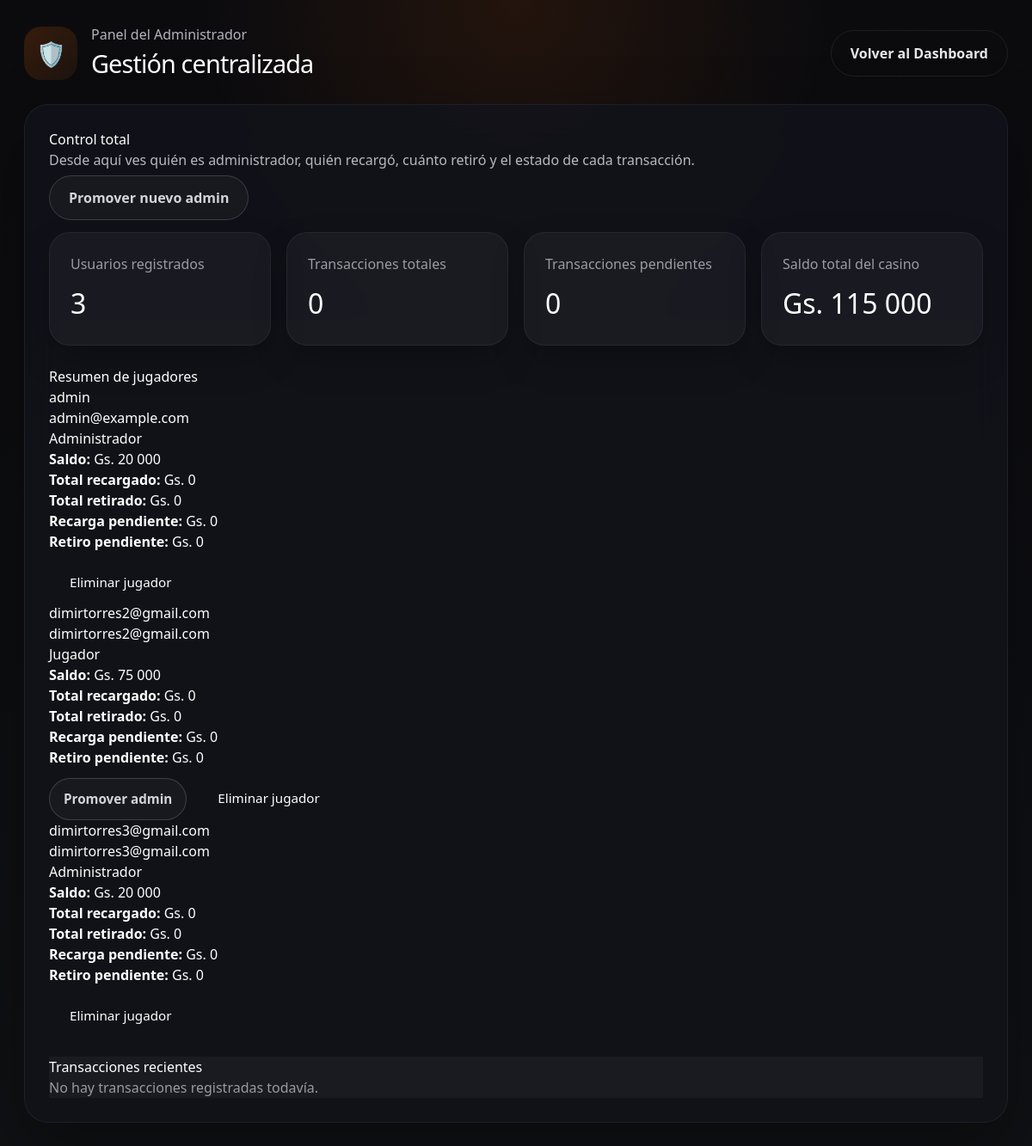
Page /admin-panel/ (signed in) on the earlier database version.
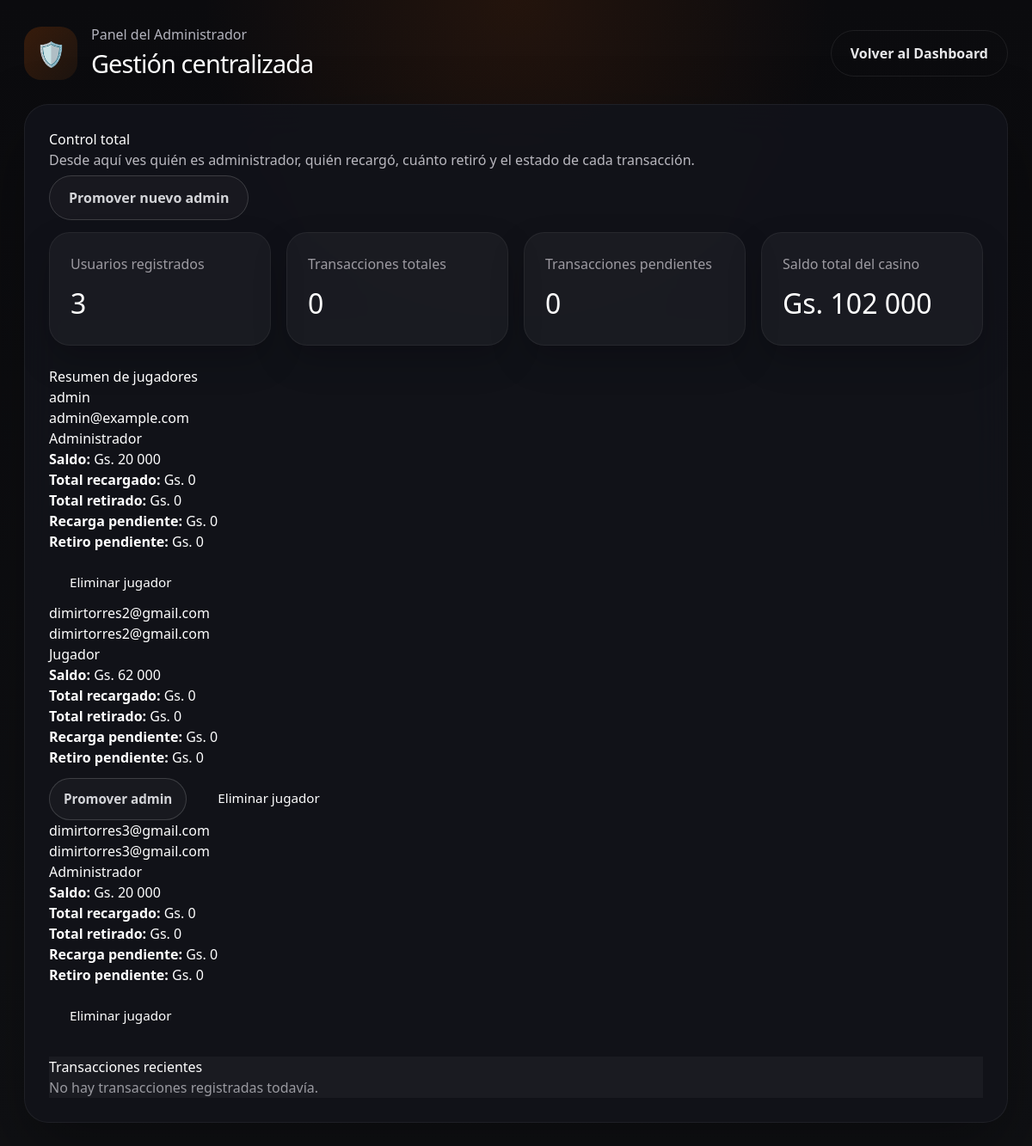
Same page on the later database version.
### casino/models.py (models this page shows)
class Player(AbstractUser):
    nombre = models.CharField(max_length=64, verbose_name=_("Nombres"))
    apellido = models.CharField(max_length=64, verbose_name=_("Apellidos"))
    edad = models.PositiveSmallIntegerField(verbose_name=_("Edad"), validators=[validar_edad_mayoria])
    sexo = models.CharField(max_length=16, choices=[("M", "Masculino"), ("F", "Femenino"), ("O", "Otro")], verbose_name=_("Sexo"))
    estado_civil = models.CharField(
        max_length=24,
        choices=[
            ("soltero", "Soltero"),
            ("casado", "Casado"),
            ("divorciado", "Divorciado"),
            ("viudo", "Viudo"),
            ("union_libre", "Unión libre"),
        ],
        verbose_name=_("Estado Civil"),
    )
    saldo = EncryptedDecimalField(
        max_digits=14,
        decimal_places=0,
        default=20000,
        verbose_name=_("Saldo Disponible (Gs.)"),
        help_text=_("Saldo cifrado en Guaraníes."),
    )
    recibio_regalo = models.BooleanField(
        default=False,
        verbose_name=_("Recibió bono de bienvenida"),
        help_text=_("Marca si el usuario obtuvo el regalo de los primeros registros."),
    )
    slot_play_count = models.PositiveIntegerField(
        default=0,
        verbose_name=_("Jugadas consecutivas de tragamonedas"),
        help_text=_("Contador acumulado de giros de tragamonedas para habilitar jackpots de retención."),
    )
    bonus_balance = models.DecimalField(
        max_digits=14,
        decimal_places=0,
        default=0,
        verbose_name=_("Saldo de bono"),
    )
    bonus_rollover = models.DecimalField(
        max_digits=14,
        decimal_places=0,
        default=0,
        verbose_name=_("Rollover acumulado"),
    )
    bonus_rollover_target = models.DecimalField(
        max_digits=14,
        decimal_places=0,
        default=0,
        verbose_name=_("Meta de rollover"),
    )
    free_spins = models.PositiveIntegerField(
        default=0,
        verbose_name=_("Giros gratis disponibles"),
    )
    REQUIRED_FIELDS = ["email", "nombre", "apellido", "edad", "sexo", "estado_civil"]
    class Meta:
        verbose_name = "Jugador"
        verbose_name_plural = "Jugadores"

### casino/views.py (the view)
# urls.py: path("admin-panel/", views.admin_panel, name="admin_panel"),
@login_required
@user_passes_test(is_admin)
def admin_panel(request):
    jugadores = Player.objects.all().order_by("username")
    transacciones = Transaction.objects.order_by("-creado_en")
    total_balance = sum((player.saldo or Decimal(0)) for player in jugadores)
    jugadores_data = []
    for jugador in jugadores:
        recargas = Transaction.objects.filter(player=jugador, tipo="recarga")
        retiros = Transaction.objects.filter(player=jugador, tipo="retiro")
        jugadores_data.append({
            "player": jugador,
            "is_admin": jugador.is_staff or jugador.is_superuser,
            "total_recarga": recargas.aggregate(total=Sum("monto"))["total"] or 0,
            "total_retiro": retiros.aggregate(total=Sum("monto"))["total"] or 0,
            "recarga_pendiente": recargas.filter(estado="pendiente").aggregate(total=Sum("monto"))["total"] or 0,
            "recarga_aprobada": recargas.filter(estado="aprobado").aggregate(total=Sum("monto"))["total"] or 0,
            "retiro_pendiente": retiros.filter(status="pendiente").aggregate(total=Sum("monto"))["total"] or 0,
            "retiro_pagado": retiros.filter(status="pagado").aggregate(total=Sum("monto"))["total"] or 0,
        })
    stats = {
        "total_users": jugadores.count(),
        "total_transactions": transacciones.count(),
        "pending_transactions": transacciones.filter(estado="pendiente").count(),
        "approved_transactions": transacciones.filter(estado="aprobado").count(),
        "total_balance": int(total_balance),
        "jugadores_data": jugadores_data,
        "transacciones": transacciones,
        "admin_panel_url": reverse("casino:admin_panel"),
        "promote_admin_url": reverse("casino:add_admin"),
    }
    return render(request, "casino/admin_panel.html", stats)

### casino/fields.py (called while the page is built)
    def from_db_value(self, value: bytes | None, expression, connection) -> Decimal | None:
        if value is None:
            return None
        cipher = get_cipher()
        if isinstance(value, memoryview) or isinstance(value, bytearray):
            value = bytes(value)
        if isinstance(value, str):
            try:
                import base64
                value = base64.urlsafe_b64decode(value.encode())
            except Exception:
                value = value.encode()
        try:
            plain = cipher.decrypt(value)
            return Decimal(plain.decode())
        except (InvalidToken, ValueError):
            raise ValidationError("No se pudo descifrar el saldo almacenado.")

### casino/utils.py (called while the page is built)
def get_cipher():
    key = settings.FERNET_KEY
    if isinstance(key, str):
        key_bytes = key.encode()
    elif isinstance(key, (bytes, bytearray, memoryview)):
        key_bytes = bytes(key)
    else:
        key_bytes = str(key).encode()
    return Fernet(key_bytes)

### casino/views.py (called while the page is built)
def is_admin(user):
    return user.is_superuser or user.is_staff

### templates/casino/admin_panel.html (shortened to what the changed rows need)
{% extends "base.html" %}
{% load humanize %}
{% block content %}
    <div class="dashboard-page">
        <div class="layout-shell">
            <header class="topbar">
                <div class="brand-hero">
                    <div>
                        <h1>Gestión centralizada</h1>
                    </div>
                </div>
            </header>
            <main class="admin-shell glass-panel">
                <div class="admin-hero">
                    <div>
                        <h2>Control total</h2>
                    </div>
                </div>
                <div class="metrics-grid">
                    <div class="metric-card">
                        <span>Saldo total del casino</span>
                        <h3>Gs. {{ total_balance|intcomma }}</h3>
                    </div>
                </div>
                <section class="player-list" style="margin-top: 24px;">
                    <div class="players-grid">
                        {% for entry in jugadores_data %}
                        <article class="player-card">
                            <div class="player-card-header">
                                <div>
                                    <h4>{{ entry.player.username }}</h4>
                                    <p>{{ entry.player.email }}</p>
                                </div>
                                <span class="status-chip {% if entry.is_admin %}status-active{% else %}status-secondary{% endif %}">{{ entry.is_admin|yesno:"Administrador,Jugador" }}</span>
                            </div>
                            <p><strong>Saldo:</strong> Gs. {{ entry.player.saldo|intcomma }}</p>
                            <p><strong>Total recargado:</strong> Gs. {{ entry.total_recarga|intcomma }}</p>
                            <p><strong>Total retirado:</strong> Gs. {{ entry.total_retiro|intcomma }}</p>
                            <p><strong>Recarga pendiente:</strong> Gs. {{ entry.recarga_pendiente|intcomma }}</p>
                            <p><strong>Retiro pendiente:</strong> Gs. {{ entry.retiro_pendiente|intcomma }}</p>
                            <div class="actions-row" style="margin-top: 12px;">
                                {% if not entry.is_admin %}
                                    <form method="post" action="{% url 'casino:promote_to_admin' entry.player.id %}" style="display:inline;">
                                        <button type="submit" class="btn-secondary small">Promover admin</button>
                                    </form>
                                {% endif %}
                                <form method="post" action="{% url 'casino:delete_player' entry.player.id %}" style="display:inline; margin-left: 8px;">
                                    <button type="submit" class="btn-danger small">Eliminar jugador</button>
                                </form>
                            </div>
                        </article>
                        {% endfor %}
                    </div>
                </section>
            </main>
        </div>
    </div>
{% endblock %}

Differences in the rows shown:
changed Player "dimirtorres2@gmail.com": player.saldo "75 000" → "62 000"
Other differences:
{{ total_balance|intcomma }}: "115 000" → "102 000"
